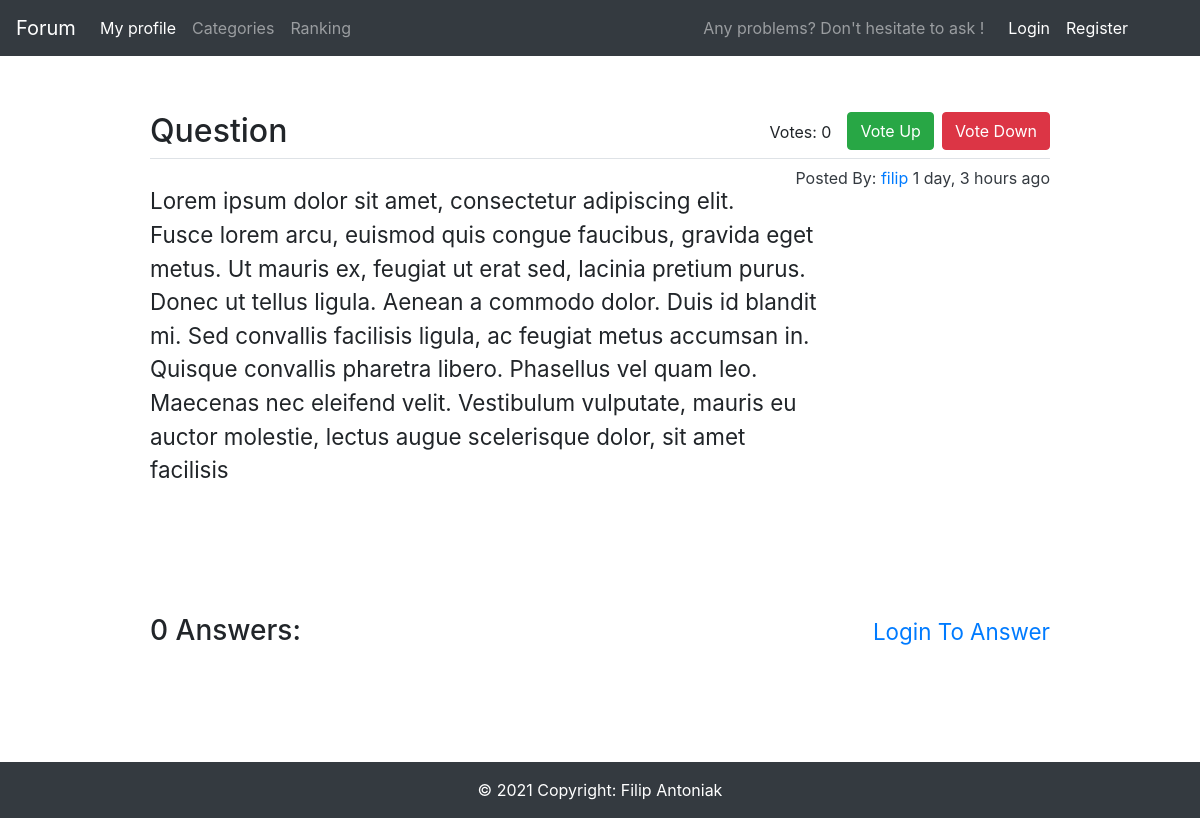
/17/, run on an earlier commit of the app's database.
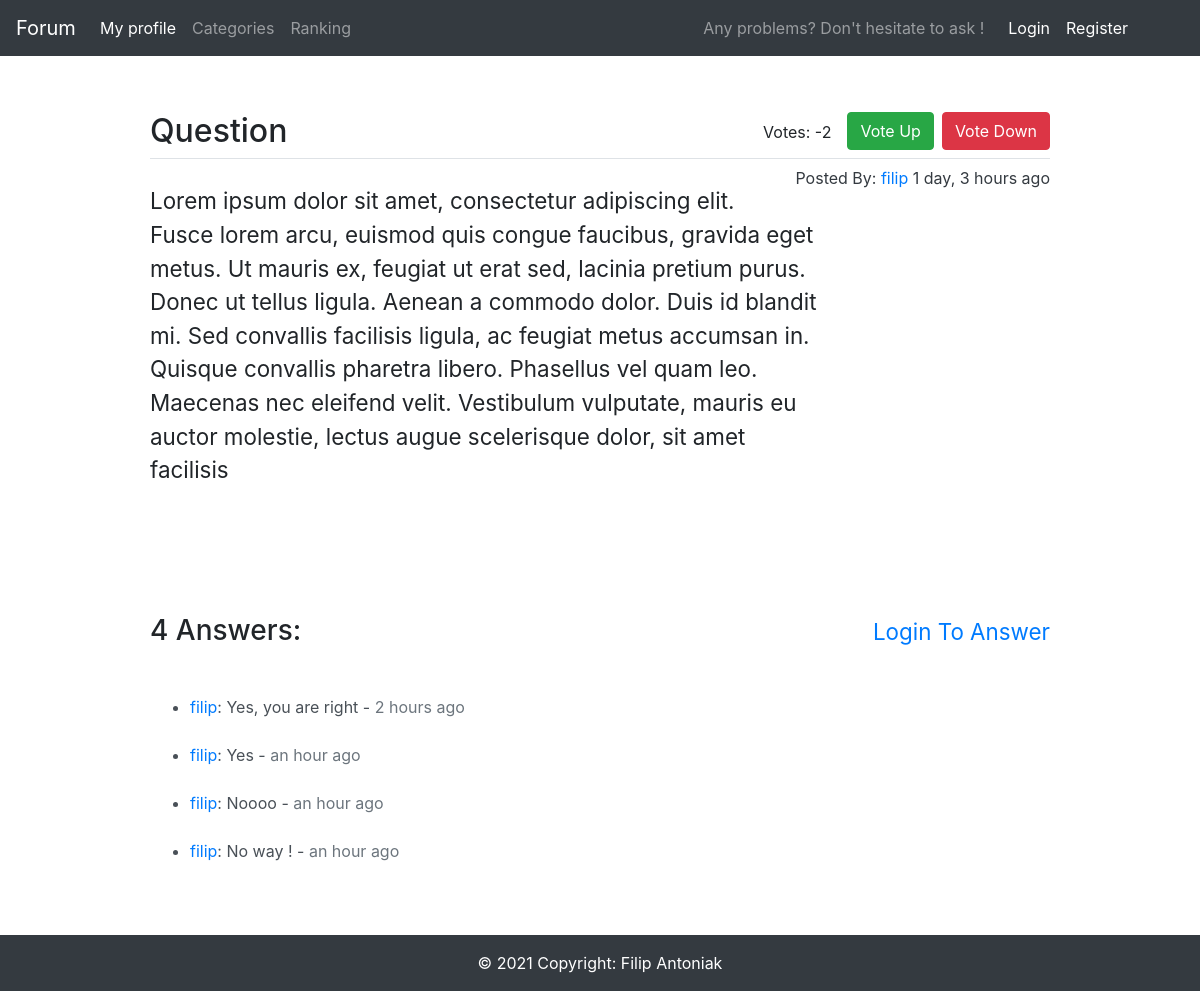
And on a later commit of the database.
### main/models.py (models this page shows, shortened)
class Question(models.Model):
    question_text = models.CharField(max_length=100)
    question_subtext = models.TextField(max_length=500)
    pub_date = models.DateTimeField('date published')
    user = models.ForeignKey(User, on_delete=models.CASCADE, default=User.objects.get(pk=1).pk)
    votes = models.IntegerField(default=0)
    def get_date(self):
        return humanize.naturaltime(self.pub_date)

class Comment(models.Model):
    question = models.ForeignKey(Question, on_delete=models.CASCADE, default=1)
    pub_date = models.DateTimeField('date published', default=return_date_time)
    comment_text = models.CharField(max_length=400)
    user = models.ForeignKey(User, on_delete=models.CASCADE, default=User.objects.get(pk=1).pk)
    def get_date(self):
        return humanize.naturaltime(self.pub_date)

### main/views.py (the view, shortened to what this page needs)
# urls.py: path('<int:pk>/', views.DetailView.as_view(), name='detail'),
class DetailView(generic.FormView, generic.DetailView):
    form_class = CreateCommentForm
    template_name = 'main/detail.html'
    def get_queryset(self):
        return Question.objects.filter(
            pub_date__lte=timezone.now()
        ).order_by('-pub_date')

### main/models.py (called while the page is built)
def return_date_time():
    now = timezone.now()
    return now + timezone.timedelta(days=1)

### main/templates/main/detail.html (shortened to what this page needs)
{% extends 'main/base.html' %}
{% block content %}
{% load crispy_forms_tags %}
<form action="{% url 'main:vote_down' question.id %}" method='GET'>
    <button type="submit" class="btn btn-danger float-right">Vote Down</button>
</form>
<form action="{% url 'main:vote_up' question.id %}" method='GET'>
    <button class="btn btn-success float-right mr-2">Vote Up</button>
</form>
<div class="float-right mr-3 mt-2">Votes: {{ question.votes }}</div>
<h2>{{ question.question_text }}</h2>
<a class="float-right" href="/profile/{{ question.user.username }}">
    <div class="text-dark mt-2">Posted By: <span class="text-primary">{{ question.user.username }}</span> {{ question.get_date }}</div>
</a>
<legend class="border-bottom"></legend>
<h3 class="w-75 mt-4 mb-5"><small>{{ question.question_subtext }}</small></h3>
<div class="mt-5 mb-5 p-3"></div>
{% if request.user.is_authenticated %}
    <h3 class="mt-5 mb-4">{{ question.comment_set.all.count }} Answers:</h3>
    <form method="POST">
        {% csrf_token %}
        <fieldset class="form-group">
            {{ form|crispy }}
        </fieldset>
        <div class="form-group">
            <button class="btn btn-outline-info float-right" type="submit">Answer</button>
        </div>
        <small class="p-3"></small>
    </form>
{% else %}
    <h3 class="mt-5 mb-4">{{ question.comment_set.all.count }} Answers:
        <a class="float-right" href="/login/">
            <small class="text-primary mt-2">Login To Answer</small>
        </a>
    </h3>
{% endif %}
<ul class="mt-5">
    {% for comment in question.comment_set.all %}
    <li class="mt-2 list-group-item-action flex-column align-items-start mb-4">
        <a href="/profile/{{ comment.user.username }}" class="text-primary">{{ comment.user }}</a>: {{ comment.comment_text }} - <span class="text-secondary">{{ comment.get_date }}</span>
    </li>
    {% endfor %}
</ul>
<div class="p-3"></div>
    {% block footer-class %} position-absolute w-100 {% endblock %}
{% endblock %}

### main/templates/main/base.html (shortened to what this page needs)
<!DOCTYPE html>
<html lang="en">
<head>
    {% load static %}
    <link rel="stylesheet" href="https://stackpath.bootstrapcdn.com/bootstrap/4.1.3/css/bootstrap.min.css">
    <link rel="stylesheet" type="text/css" href="{% static 'main/style.css' %}">
</head>
<body>
    <nav class="navbar navbar-expand-lg navbar-dark bg-dark sticky-top">
      <a class="navbar-brand" href="{% url 'main:index' %}">Forum</a>
      <div class="collapse navbar-collapse" id="navbarText">
        <ul class="navbar-nav mr-auto">
          <li class="nav-item active">
          {% if request.user.is_authenticated %}
            <a class="nav-link" href="/profile/{{ user.username }}">My profile<span class="sr-only">(current)</span></a>
          {% else %}
          <a class="nav-link" href="/login/">My profile<span class="sr-only">(current)</span></a>
          {% endif %}
          </li>
          <li class="nav-item">
            <a class="nav-link" href="#">Categories</a>
          </li>
          <li class="nav-item">
            <a class="nav-link" href="#">Ranking</a>
          </li>
        </ul>
        <a href="{% url 'main:create_question' %}" class="navbar-text mr-3">
          Any problems? Don't hesitate to ask !
        </a>
        <ul class="navbar-nav mr-5">
        {% if request.user.is_authenticated %}
          <li class="nav-item active mr-auto"><a class="nav-link" href="/logout">Logout</a></li>
        {% else %}
          <li class="nav-item active mr-auto">
            <a class="nav-link" href="/login/">Login</a>
          </li>
          <li class="nav-item active">
            <a class="nav-link" href="/register/">Register</a>
          </li>
        {% endif %}
        </ul>
      </div>
    </nav>
    <div class="w-75 mx-auto mt-6" style="min-height: 79.3vh;">
        {% block content %}
        {% endblock %}
    </div>
    <footer class="page-footer bg-dark text-white text-center mt-3 text-lg-start {% block footer-class %}{% endblock %}">
        <div class="text-center p-3">
            © 2021 Copyright:
            <a class="text-white" >Filip Antoniak</a>
        </div>
    </footer>
</body>
</html>

### main/static/main/style.css (style rules this page uses)
.mt-6 { margin-top: 7vh !important; }

What changed in the data, as far as the page shows it:
changed Question "Question": votes "0" → "-2"; comment_set.all.count "0" → "4"
added Comment: user "filip", comment_text "Yes, you are right", get_date "2 hours ago"
added Comment: user "filip", comment_text "Yes", get_date "an hour ago"
added Comment: user "filip", comment_text "Noooo", get_date "an hour ago"
added Comment: user "filip", comment_text "No way !", get_date "an hour ago"
